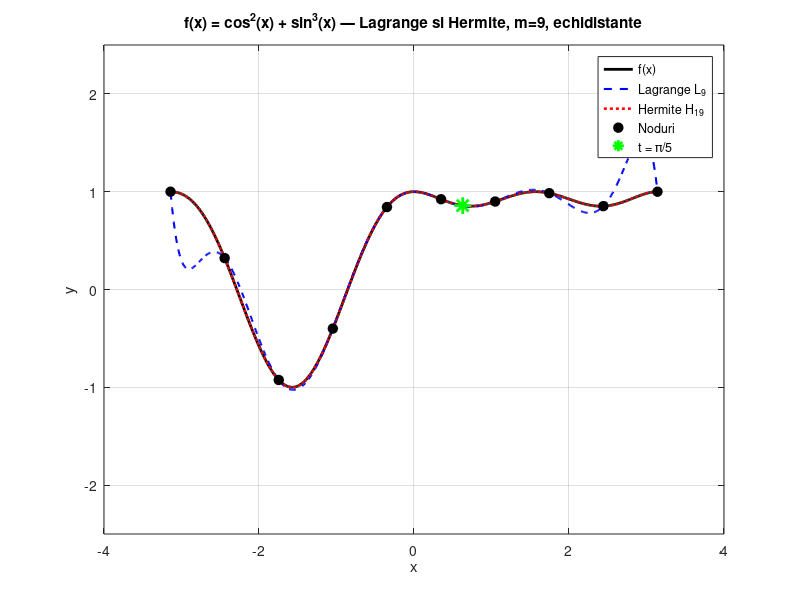

Write MATLAB code to recreate this figure.
%% Problema 10: f(x) = cos^2(x) + sin^3(x), [-pi,pi], echidistante, m=9, t=pi/5

clear; clc; close all;
format long;

f  = @(x) cos(x).^2 + sin(x).^3;
df = @(x) -sin(2*x) + 3*sin(x).^2 .* cos(x);

a = -pi;  b = pi;
m = 9;           % m+1 = 10 noduri, polinom de grad m
t = pi/5;

% Noduri echidistante x_0,...,x_m
x_nodes = linspace(a, b, m+1)';
y_nodes = f(x_nodes);
dy_nodes = df(x_nodes);
n = m + 1;       % numarul de noduri

ft_exact = f(t);
fprintf('f(pi/5) exact = %.15f\n\n', ft_exact);

%% -----------------------------------------------------------------------
%% Diferente divizate Newton pentru Lagrange
%% -----------------------------------------------------------------------
dd = zeros(n, n);
dd(:,1) = y_nodes;
for j = 2:n
    for i = 1:n-j+1
        dd(i,j) = (dd(i+1,j-1) - dd(i,j-1)) / (x_nodes(i+j-1) - x_nodes(i));
    end
end

% Evaluare la punct scalar tp (forma Newton)
function val = eval_newton(dd_row, x_nodes, tp)
    n = length(x_nodes);
    val = dd_row(n);
    for k = n-1:-1:1
        val = val * (tp - x_nodes(k)) + dd_row(k);
    end
end

% Evaluare la vector (pentru grafic)
function vals = eval_newton_vec(dd_col, x_nodes, tp_vec)
    n = length(x_nodes);
    vals = zeros(size(tp_vec));
    for idx = 1:length(tp_vec)
        tp = tp_vec(idx);
        v = dd_col(1);
        omega = 1;
        for j = 2:n
            omega = omega * (tp - x_nodes(j-1));
            v = v + dd_col(j) * omega;
        end
        vals(idx) = v;
    end
end

L_t = eval_newton(dd(1,:), x_nodes, t);

fprintf('=== (b) Lagrange ===\n');
fprintf('  L_9(pi/5)   = %.15f\n', L_t);
fprintf('  Eroare pract = %.6e\n\n', abs(L_t - ft_exact));

%% -----------------------------------------------------------------------
%% Hermite prin noduri dublate + diferente divizate
%% z = [x0,x0, x1,x1, ..., xm,xm]  (2n noduri)
%% -----------------------------------------------------------------------
N = 2*n;
z  = zeros(N,1);
fz = zeros(N,1);
for i = 1:n
    z(2*i-1)  = x_nodes(i);
    z(2*i)    = x_nodes(i);
    fz(2*i-1) = y_nodes(i);
    fz(2*i)   = y_nodes(i);
end

hdd = zeros(N,N);
hdd(:,1) = fz;
for j = 2:N
    for i = 1:N-j+1
        if abs(z(i+j-1) - z(i)) < 1e-14
            % Nod dublu: limita diferentei divizate = derivata
            hdd(i,j) = df(z(i));
        else
            hdd(i,j) = (hdd(i+1,j-1) - hdd(i,j-1)) / (z(i+j-1) - z(i));
        end
    end
end

% Evaluare Hermite (forma Newton cu noduri dublate)
function val = eval_hermite(hdd_row, z, tp)
    N = length(z);
    val = hdd_row(1);
    omega = 1;
    for j = 2:N
        omega = omega * (tp - z(j-1));
        val = val + hdd_row(j) * omega;
    end
end

function vals = eval_hermite_vec(hdd_col, z, tp_vec)
    N = length(z);
    vals = zeros(size(tp_vec));
    for idx = 1:length(tp_vec)
        tp = tp_vec(idx);
        v = hdd_col(1);
        omega = 1;
        for j = 2:N
            omega = omega * (tp - z(j-1));
            v = v + hdd_col(j) * omega;
        end
        vals(idx) = v;
    end
end

H_t = eval_hermite(hdd(1,:), z, t);

fprintf('=== (b) Hermite ===\n');
fprintf('  H_19(pi/5)  = %.15f\n', H_t);
fprintf('  Eroare pract = %.6e\n\n', abs(H_t - ft_exact));

%% -----------------------------------------------------------------------
%% (c) Erori teoretice
%% f^(n)(x) = 2^(n-1)*cos(2x+n*pi/2) + (3/4)*sin(x+n*pi/2) - (3^n/4)*sin(3x+n*pi/2)
%% max|f^(n)| <= 2^(n-1) + 3/4 + 3^n/4
%% -----------------------------------------------------------------------
fn_max = @(nn) 2^(nn-1) + 3/4 + 3^nn/4;

omega_t   = prod(t - x_nodes);          % omega_{m+1}(t)
omega_t2  = omega_t^2;

% Lagrange: |R_m(t)| <= |omega_{m+1}(t)| / (m+1)! * max|f^(m+1)|
err_lag_teor = abs(omega_t) / factorial(m+1) * fn_max(m+1);

% Hermite: |R_{2m+1}(t)| <= omega_{m+1}^2(t) / (2m+2)! * max|f^(2m+2)|
err_herm_teor = abs(omega_t2) / factorial(2*m+2) * fn_max(2*m+2);

fprintf('=== (c) Erori teoretice (margini superioare) ===\n');
fprintf('  Lagrange  |omega_10(t)| = %.6e\n', abs(omega_t));
fprintf('  max|f^10|               = %.6e\n', fn_max(m+1));
fprintf('  Eroare teor Lagrange   <= %.6e\n', err_lag_teor);
fprintf('  Eroare pract Lagrange   = %.6e\n\n', abs(L_t - ft_exact));

fprintf('  Hermite   omega_10^2(t) = %.6e\n', abs(omega_t2));
fprintf('  max|f^20|               = %.6e\n', fn_max(2*m+2));
fprintf('  Eroare teor Hermite    <= %.6e\n', err_herm_teor);
fprintf('  Eroare pract Hermite    = %.6e\n\n', abs(H_t - ft_exact));

%% -----------------------------------------------------------------------
%% (a) Grafic: f, Lagrange, Hermite
%% -----------------------------------------------------------------------
x_plot = linspace(a, b, 600);
y_f    = f(x_plot);
y_Lp   = eval_newton_vec(dd(1,:)', x_nodes, x_plot);
y_Hp   = eval_hermite_vec(hdd(1,:)', z, x_plot);

figure('Name','Problema 10','Position',[100 100 950 500]);
plot(x_plot, y_f,  'k-',  'LineWidth', 2.0); hold on;
plot(x_plot, y_Lp, 'b--', 'LineWidth', 1.5);
plot(x_plot, y_Hp, 'r:',  'LineWidth', 1.8);
plot(x_nodes, y_nodes, 'ko', 'MarkerSize',7, 'MarkerFaceColor','k');
plot(t, ft_exact, 'g*', 'MarkerSize',12, 'LineWidth',2);
ylim([-2.5 2.5]);
xlabel('x'); ylabel('y');
title('f(x) = cos^2(x) + sin^3(x) — Lagrange si Hermite, m=9, echidistante');
legend('f(x)', 'Lagrange L_9', 'Hermite H_{19}', ...
       'Noduri', 't = \pi/5', 'Location','NorthEast');
grid on;

print('-dpng', 'problema10_interp.png');
fprintf('Grafic salvat: problema10_interp.png\n');
close all;
